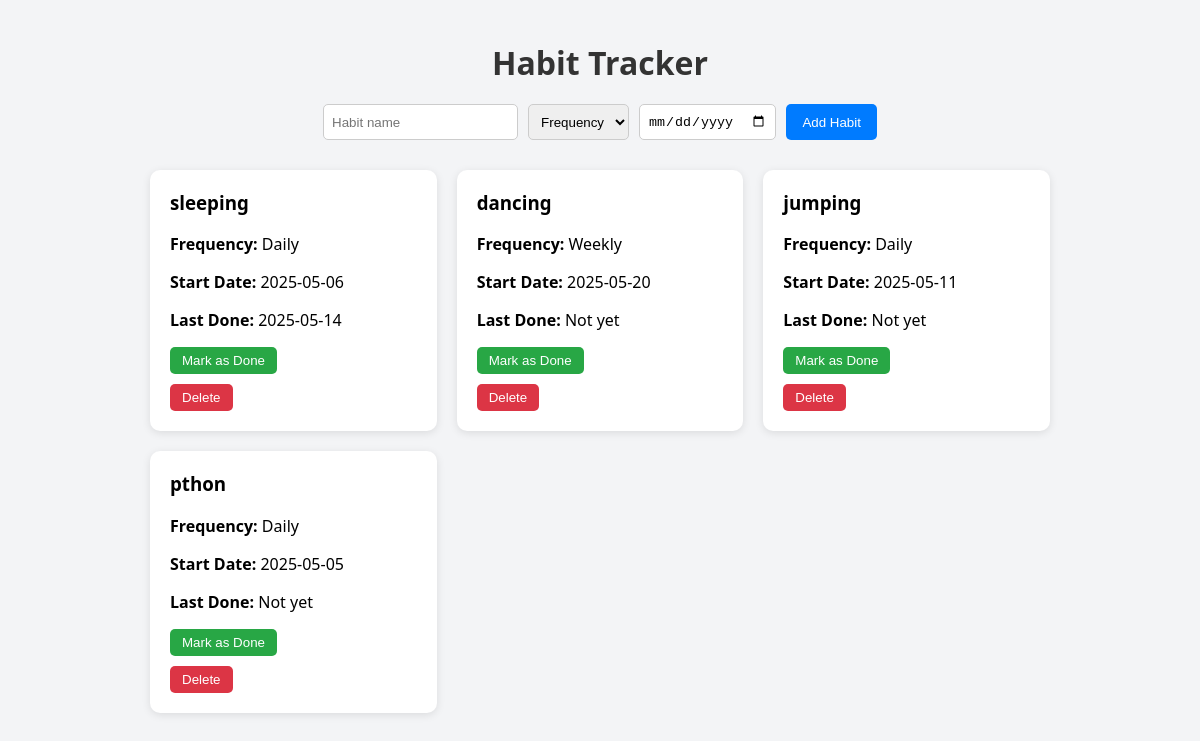
The page / on the database its author committed.
### tables this page shows
CREATE TABLE habits (
            id INTEGER PRIMARY KEY AUTOINCREMENT,
            name TEXT NOT NULL,
            frequency TEXT NOT NULL,
            start_date TEXT NOT NULL,
            last_completed TEXT
        );

### app.py (the view)
@app.route('/')
def index():
    conn = sqlite3.connect(DB_NAME)
    c = conn.cursor()
    c.execute('SELECT * FROM habits')
    habits = c.fetchall()
    conn.close()
    return render_template('index.html', habits=habits, today=date.today())

### templates/index.html (shortened to what this page needs)
{% extends 'base.html' %}
{% block content %}
<h1>Habit Tracker</h1>
<form action="/add" method="post" class="habit-form">
    <input type="text" name="name" placeholder="Habit name" required>
    <select name="frequency" required>
        <option value="">Frequency</option>
    </select>
    <input type="date" name="start_date" required>
    <button type="submit">Add Habit</button>
</form>
<div class="habit-list">
    {% for habit in habits %}
    <div class="habit-card">
        <h3>{{ habit[1] }}</h3>
        <p><strong>Frequency:</strong> {{ habit[2] }}</p>
        <p><strong>Start Date:</strong> {{ habit[3] }}</p>
        <p><strong>Last Done:</strong>
            {% if habit[4] %}
                {{ habit[4] }}
            {% else %}
                Not yet
            {% endif %}
        </p>
        <form action="/complete/{{ habit[0] }}" method="post">
            <button class="done-btn" type="submit">Mark as Done</button>
        </form>
        <form action="/delete/{{ habit[0] }}" method="post">
            <button class="delete-btn" type="submit">Delete</button>
        </form>
    </div>
    {% endfor %}
</div>
{% endblock %}

### templates/base.html (shortened to what this page needs)
<!DOCTYPE html>
<html lang="en">
<head>
    <link rel="stylesheet" href="/static/style.css">
</head>
<body>
    <div class="container">
        {% block content %}{% endblock %}
    </div>
</body>
</html>

### static/style.css (style rules this page uses)
body { font-family: "Segoe UI", sans-serif; background: #f3f4f6; margin: 0; padding: 20px; }
.container { max-width: 900px; margin: auto; }
h1 { text-align: center; margin-bottom: 20px; color: #333; }
.habit-form { display: flex; gap: 10px; margin-bottom: 30px; justify-content: center; }
.habit-form input, .habit-form select { padding: 8px; border-radius: 5px; border: 1px solid #ccc; }
.habit-form button { padding: 8px 16px; background: #007bff; color: white; border: none; border-radius: 5px; cursor: pointer; }
.habit-list { display: grid; grid-template-columns: repeat(auto-fill, minmax(280px, 1fr)); gap: 20px; }
.habit-card { background: white; border-radius: 10px; padding: 20px; box-shadow: 0 2px 8px rgba(0, 0, 0, 0.1); }
.habit-card h3 { margin-top: 0; }
.done-btn { background-color: #28a745; color: white; padding: 6px 12px; border: none; border-radius: 5px; margin-right: 10px; cursor: pointer; }
.delete-btn { background-color: #dc3545; color: white; padding: 6px 12px; border: none; border-radius: 5px; cursor: pointer; margin-top: 10px; }

### rows shown on the page
habits: name "sleeping", frequency "Daily", start_date "2025-05-06", last_completed "2025-05-14"
habits: name "dancing", frequency "Weekly", start_date "2025-05-20", shows "Not yet"
habits: name "jumping", frequency "Daily", start_date "2025-05-11", shows "Not yet"
habits: name "pthon", frequency "Daily", start_date "2025-05-05", shows "Not yet"
